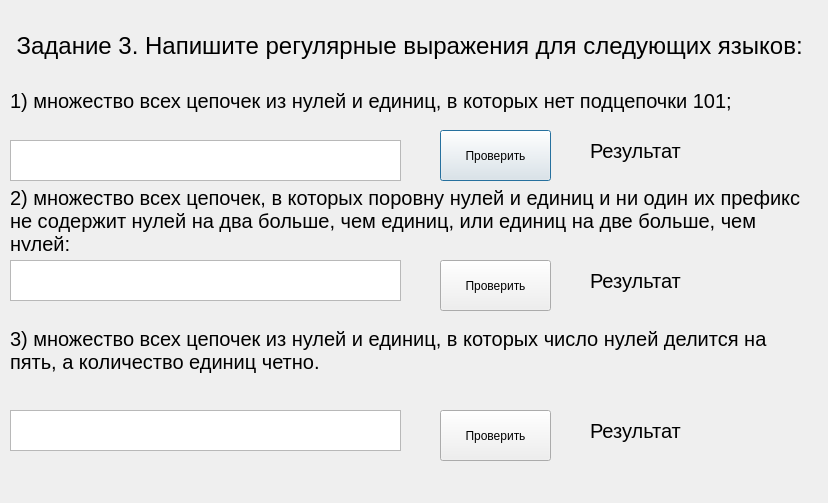
<?xml version="1.0" encoding="UTF-8"?>
<ui version="4.0">
 <class>taskwindow3</class>
 <widget class="QDialog" name="taskwindow3">
  <property name="geometry">
   <rect>
    <x>0</x>
    <y>0</y>
    <width>828</width>
    <height>503</height>
   </rect>
  </property>
  <property name="windowTitle">
   <string>Dialog</string>
  </property>
  <widget class="QTextEdit" name="textEdit_2">
   <property name="geometry">
    <rect>
     <x>10</x>
     <y>260</y>
     <width>391</width>
     <height>41</height>
    </rect>
   </property>
   <property name="font">
    <font>
     <pointsize>18</pointsize>
    </font>
   </property>
  </widget>
  <widget class="QLabel" name="label_4">
   <property name="geometry">
    <rect>
     <x>10</x>
     <y>320</y>
     <width>761</width>
     <height>61</height>
    </rect>
   </property>
   <property name="font">
    <font>
     <pointsize>15</pointsize>
    </font>
   </property>
   <property name="text">
    <string>3) множество всех цепочек из нулей и единиц, в которых число нулей делится на пять, а количество единиц четно.</string>
   </property>
   <property name="wordWrap">
    <bool>true</bool>
   </property>
  </widget>
  <widget class="QPushButton" name="pushButton">
   <property name="geometry">
    <rect>
     <x>440</x>
     <y>130</y>
     <width>111</width>
     <height>51</height>
    </rect>
   </property>
   <property name="text">
    <string>Проверить</string>
   </property>
  </widget>
  <widget class="QTextEdit" name="textEdit">
   <property name="geometry">
    <rect>
     <x>10</x>
     <y>140</y>
     <width>391</width>
     <height>41</height>
    </rect>
   </property>
   <property name="font">
    <font>
     <pointsize>18</pointsize>
    </font>
   </property>
  </widget>
  <widget class="QLabel" name="label_3">
   <property name="geometry">
    <rect>
     <x>10</x>
     <y>190</y>
     <width>801</width>
     <height>61</height>
    </rect>
   </property>
   <property name="font">
    <font>
     <pointsize>15</pointsize>
    </font>
   </property>
   <property name="text">
    <string>2) множество всех цепочек, в которых поровну нулей и единиц и ни один их префикс не содержит нулей на два больше, чем единиц, или единиц на две больше, чем нулей;</string>
   </property>
   <property name="wordWrap">
    <bool>true</bool>
   </property>
  </widget>
  <widget class="QLabel" name="label_2">
   <property name="geometry">
    <rect>
     <x>10</x>
     <y>70</y>
     <width>761</width>
     <height>61</height>
    </rect>
   </property>
   <property name="font">
    <font>
     <pointsize>15</pointsize>
    </font>
   </property>
   <property name="text">
    <string>1) множество всех цепочек из нулей и единиц, в которых нет подцепочки 101;</string>
   </property>
   <property name="wordWrap">
    <bool>true</bool>
   </property>
  </widget>
  <widget class="QLabel" name="label_6">
   <property name="geometry">
    <rect>
     <x>590</x>
     <y>260</y>
     <width>111</width>
     <height>41</height>
    </rect>
   </property>
   <property name="font">
    <font>
     <pointsize>15</pointsize>
    </font>
   </property>
   <property name="text">
    <string>Результат</string>
   </property>
  </widget>
  <widget class="QTextEdit" name="textEdit_3">
   <property name="geometry">
    <rect>
     <x>10</x>
     <y>410</y>
     <width>391</width>
     <height>41</height>
    </rect>
   </property>
   <property name="font">
    <font>
     <pointsize>18</pointsize>
    </font>
   </property>
  </widget>
  <widget class="QLabel" name="label">
   <property name="geometry">
    <rect>
     <x>10</x>
     <y>-20</y>
     <width>791</width>
     <height>131</height>
    </rect>
   </property>
   <property name="font">
    <font>
     <pointsize>18</pointsize>
    </font>
   </property>
   <property name="text">
    <string> Задание 3. Напишите регулярные выражения для следующих языков:</string>
   </property>
  </widget>
  <widget class="QPushButton" name="pushButton_3">
   <property name="geometry">
    <rect>
     <x>440</x>
     <y>410</y>
     <width>111</width>
     <height>51</height>
    </rect>
   </property>
   <property name="text">
    <string>Проверить</string>
   </property>
  </widget>
  <widget class="QPushButton" name="pushButton_2">
   <property name="geometry">
    <rect>
     <x>440</x>
     <y>260</y>
     <width>111</width>
     <height>51</height>
    </rect>
   </property>
   <property name="text">
    <string>Проверить</string>
   </property>
  </widget>
  <widget class="QLabel" name="label_7">
   <property name="geometry">
    <rect>
     <x>590</x>
     <y>410</y>
     <width>111</width>
     <height>41</height>
    </rect>
   </property>
   <property name="font">
    <font>
     <pointsize>15</pointsize>
    </font>
   </property>
   <property name="text">
    <string>Результат</string>
   </property>
  </widget>
  <widget class="QLabel" name="label_5">
   <property name="geometry">
    <rect>
     <x>590</x>
     <y>130</y>
     <width>111</width>
     <height>41</height>
    </rect>
   </property>
   <property name="font">
    <font>
     <pointsize>15</pointsize>
    </font>
   </property>
   <property name="text">
    <string>Результат</string>
   </property>
  </widget>
 </widget>
 <resources/>
 <connections/>
</ui>
